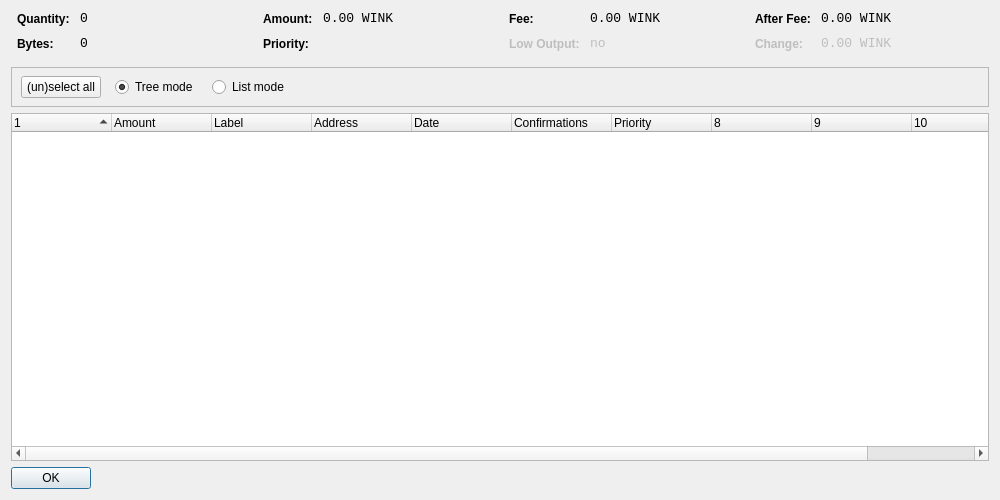
<?xml version="1.0" encoding="UTF-8"?>
<ui version="4.0">
 <class>CoinControlDialog</class>
 <widget class="QDialog" name="CoinControlDialog">
  <property name="geometry">
   <rect>
    <x>0</x>
    <y>0</y>
    <width>1000</width>
    <height>500</height>
   </rect>
  </property>
  <property name="windowTitle">
   <string>Coin Control</string>
  </property>
  <layout class="QVBoxLayout" name="verticalLayout">
   <item>
    <layout class="QHBoxLayout" name="horizontalLayoutTop" stretch="0,0,0,0">
     <property name="topMargin">
      <number>0</number>
     </property>
     <property name="bottomMargin">
      <number>10</number>
     </property>
     <item>
      <layout class="QFormLayout" name="formLayoutCoinControl1">
       <property name="horizontalSpacing">
        <number>10</number>
       </property>
       <property name="verticalSpacing">
        <number>10</number>
       </property>
       <property name="leftMargin">
        <number>6</number>
       </property>
       <property name="rightMargin">
        <number>6</number>
       </property>
       <item row="0" column="0">
        <widget class="QLabel" name="labelCoinControlQuantityText">
         <property name="styleSheet">
          <string notr="true">font-weight:bold;</string>
         </property>
         <property name="text">
          <string>Quantity:</string>
         </property>
        </widget>
       </item>
       <item row="0" column="1">
        <widget class="QLabel" name="labelCoinControlQuantity">
         <property name="font">
          <font>
           <family>Monospace</family>
           <pointsize>10</pointsize>
          </font>
         </property>
         <property name="cursor">
          <cursorShape>IBeamCursor</cursorShape>
         </property>
         <property name="contextMenuPolicy">
          <enum>Qt::ActionsContextMenu</enum>
         </property>
         <property name="text">
          <string notr="true">0</string>
         </property>
         <property name="textInteractionFlags">
          <set>Qt::LinksAccessibleByMouse|Qt::TextSelectableByKeyboard|Qt::TextSelectableByMouse</set>
         </property>
        </widget>
       </item>
       <item row="1" column="0">
        <widget class="QLabel" name="labelCoinControlBytesText">
         <property name="styleSheet">
          <string notr="true">font-weight:bold;</string>
         </property>
         <property name="text">
          <string>Bytes:</string>
         </property>
        </widget>
       </item>
       <item row="1" column="1">
        <widget class="QLabel" name="labelCoinControlBytes">
         <property name="font">
          <font>
           <family>Monospace</family>
           <pointsize>10</pointsize>
          </font>
         </property>
         <property name="cursor">
          <cursorShape>IBeamCursor</cursorShape>
         </property>
         <property name="contextMenuPolicy">
          <enum>Qt::ActionsContextMenu</enum>
         </property>
         <property name="text">
          <string notr="true">0</string>
         </property>
         <property name="textInteractionFlags">
          <set>Qt::LinksAccessibleByMouse|Qt::TextSelectableByKeyboard|Qt::TextSelectableByMouse</set>
         </property>
        </widget>
       </item>
      </layout>
     </item>
     <item>
      <layout class="QFormLayout" name="formLayoutCoinControl2">
       <property name="horizontalSpacing">
        <number>10</number>
       </property>
       <property name="verticalSpacing">
        <number>10</number>
       </property>
       <property name="leftMargin">
        <number>6</number>
       </property>
       <property name="rightMargin">
        <number>6</number>
       </property>
       <item row="0" column="0">
        <widget class="QLabel" name="labelCoinControlAmountText">
         <property name="styleSheet">
          <string notr="true">font-weight:bold;</string>
         </property>
         <property name="text">
          <string>Amount:</string>
         </property>
        </widget>
       </item>
       <item row="0" column="1">
        <widget class="QLabel" name="labelCoinControlAmount">
         <property name="font">
          <font>
           <family>Monospace</family>
           <pointsize>10</pointsize>
          </font>
         </property>
         <property name="cursor">
          <cursorShape>IBeamCursor</cursorShape>
         </property>
         <property name="contextMenuPolicy">
          <enum>Qt::ActionsContextMenu</enum>
         </property>
         <property name="text">
          <string notr="true">0.00 WINK</string>
         </property>
         <property name="textInteractionFlags">
          <set>Qt::LinksAccessibleByMouse|Qt::TextSelectableByKeyboard|Qt::TextSelectableByMouse</set>
         </property>
        </widget>
       </item>
       <item row="1" column="0">
        <widget class="QLabel" name="labelCoinControlPriorityText">
         <property name="styleSheet">
          <string notr="true">font-weight:bold;</string>
         </property>
         <property name="text">
          <string>Priority:</string>
         </property>
        </widget>
       </item>
       <item row="1" column="1">
        <widget class="QLabel" name="labelCoinControlPriority">
         <property name="font">
          <font>
           <family>Monospace</family>
           <pointsize>10</pointsize>
          </font>
         </property>
         <property name="cursor">
          <cursorShape>IBeamCursor</cursorShape>
         </property>
         <property name="contextMenuPolicy">
          <enum>Qt::ActionsContextMenu</enum>
         </property>
         <property name="text">
          <string/>
         </property>
         <property name="textInteractionFlags">
          <set>Qt::LinksAccessibleByMouse|Qt::TextSelectableByKeyboard|Qt::TextSelectableByMouse</set>
         </property>
        </widget>
       </item>
      </layout>
     </item>
     <item>
      <layout class="QFormLayout" name="formLayoutCoinControl3">
       <property name="horizontalSpacing">
        <number>10</number>
       </property>
       <property name="verticalSpacing">
        <number>10</number>
       </property>
       <property name="leftMargin">
        <number>6</number>
       </property>
       <property name="rightMargin">
        <number>6</number>
       </property>
       <item row="0" column="0">
        <widget class="QLabel" name="labelCoinControlFeeText">
         <property name="styleSheet">
          <string notr="true">font-weight:bold;</string>
         </property>
         <property name="text">
          <string>Fee:</string>
         </property>
        </widget>
       </item>
       <item row="0" column="1">
        <widget class="QLabel" name="labelCoinControlFee">
         <property name="font">
          <font>
           <family>Monospace</family>
           <pointsize>10</pointsize>
          </font>
         </property>
         <property name="cursor">
          <cursorShape>IBeamCursor</cursorShape>
         </property>
         <property name="contextMenuPolicy">
          <enum>Qt::ActionsContextMenu</enum>
         </property>
         <property name="text">
          <string notr="true">0.00 WINK</string>
         </property>
         <property name="textInteractionFlags">
          <set>Qt::LinksAccessibleByMouse|Qt::TextSelectableByKeyboard|Qt::TextSelectableByMouse</set>
         </property>
        </widget>
       </item>
       <item row="1" column="0">
        <widget class="QLabel" name="labelCoinControlLowOutputText">
         <property name="enabled">
          <bool>false</bool>
         </property>
         <property name="styleSheet">
          <string notr="true">font-weight:bold;</string>
         </property>
         <property name="text">
          <string>Low Output:</string>
         </property>
        </widget>
       </item>
       <item row="1" column="1">
        <widget class="QLabel" name="labelCoinControlLowOutput">
         <property name="enabled">
          <bool>false</bool>
         </property>
         <property name="font">
          <font>
           <family>Monospace</family>
           <pointsize>10</pointsize>
          </font>
         </property>
         <property name="cursor">
          <cursorShape>IBeamCursor</cursorShape>
         </property>
         <property name="contextMenuPolicy">
          <enum>Qt::ActionsContextMenu</enum>
         </property>
         <property name="text">
          <string notr="true">no</string>
         </property>
         <property name="textInteractionFlags">
          <set>Qt::LinksAccessibleByMouse|Qt::TextSelectableByKeyboard|Qt::TextSelectableByMouse</set>
         </property>
        </widget>
       </item>
      </layout>
     </item>
     <item>
      <layout class="QFormLayout" name="formLayoutCoinControl4">
       <property name="horizontalSpacing">
        <number>10</number>
       </property>
       <property name="verticalSpacing">
        <number>10</number>
       </property>
       <property name="leftMargin">
        <number>6</number>
       </property>
       <property name="rightMargin">
        <number>6</number>
       </property>
       <item row="0" column="0">
        <widget class="QLabel" name="labelCoinControlAfterFeeText">
         <property name="styleSheet">
          <string notr="true">font-weight:bold;</string>
         </property>
         <property name="text">
          <string>After Fee:</string>
         </property>
        </widget>
       </item>
       <item row="0" column="1">
        <widget class="QLabel" name="labelCoinControlAfterFee">
         <property name="font">
          <font>
           <family>Monospace</family>
           <pointsize>10</pointsize>
          </font>
         </property>
         <property name="cursor">
          <cursorShape>IBeamCursor</cursorShape>
         </property>
         <property name="contextMenuPolicy">
          <enum>Qt::ActionsContextMenu</enum>
         </property>
         <property name="text">
          <string notr="true">0.00 WINK</string>
         </property>
         <property name="textInteractionFlags">
          <set>Qt::LinksAccessibleByMouse|Qt::TextSelectableByKeyboard|Qt::TextSelectableByMouse</set>
         </property>
        </widget>
       </item>
       <item row="1" column="0">
        <widget class="QLabel" name="labelCoinControlChangeText">
         <property name="enabled">
          <bool>false</bool>
         </property>
         <property name="styleSheet">
          <string notr="true">font-weight:bold;</string>
         </property>
         <property name="text">
          <string>Change:</string>
         </property>
        </widget>
       </item>
       <item row="1" column="1">
        <widget class="QLabel" name="labelCoinControlChange">
         <property name="enabled">
          <bool>false</bool>
         </property>
         <property name="font">
          <font>
           <family>Monospace</family>
           <pointsize>10</pointsize>
          </font>
         </property>
         <property name="cursor">
          <cursorShape>IBeamCursor</cursorShape>
         </property>
         <property name="contextMenuPolicy">
          <enum>Qt::ActionsContextMenu</enum>
         </property>
         <property name="text">
          <string notr="true">0.00 WINK</string>
         </property>
         <property name="textInteractionFlags">
          <set>Qt::LinksAccessibleByMouse|Qt::TextSelectableByKeyboard|Qt::TextSelectableByMouse</set>
         </property>
        </widget>
       </item>
      </layout>
     </item>
    </layout>
   </item>
   <item>
    <widget class="QFrame" name="frame">
     <property name="minimumSize">
      <size>
       <width>0</width>
       <height>40</height>
      </size>
     </property>
     <property name="frameShape">
      <enum>QFrame::StyledPanel</enum>
     </property>
     <property name="frameShadow">
      <enum>QFrame::Sunken</enum>
     </property>
     <widget class="QWidget" name="horizontalLayoutWidget">
      <property name="geometry">
       <rect>
        <x>10</x>
        <y>0</y>
        <width>781</width>
        <height>41</height>
       </rect>
      </property>
      <layout class="QHBoxLayout" name="horizontalLayoutPanel" stretch="0,0,0,0,0">
       <property name="spacing">
        <number>14</number>
       </property>
       <item>
        <widget class="QPushButton" name="pushButtonSelectAll">
         <property name="sizePolicy">
          <sizepolicy hsizetype="Maximum" vsizetype="Fixed">
           <horstretch>0</horstretch>
           <verstretch>0</verstretch>
          </sizepolicy>
         </property>
         <property name="text">
          <string>(un)select all</string>
         </property>
        </widget>
       </item>
       <item>
        <widget class="QRadioButton" name="radioTreeMode">
         <property name="sizePolicy">
          <sizepolicy hsizetype="Maximum" vsizetype="Fixed">
           <horstretch>0</horstretch>
           <verstretch>0</verstretch>
          </sizepolicy>
         </property>
         <property name="text">
          <string>Tree mode</string>
         </property>
         <property name="checked">
          <bool>true</bool>
         </property>
        </widget>
       </item>
       <item>
        <widget class="QRadioButton" name="radioListMode">
         <property name="sizePolicy">
          <sizepolicy hsizetype="Maximum" vsizetype="Fixed">
           <horstretch>0</horstretch>
           <verstretch>0</verstretch>
          </sizepolicy>
         </property>
         <property name="text">
          <string>List mode</string>
         </property>
        </widget>
       </item>
       <item>
        <spacer name="horizontalSpacer">
         <property name="orientation">
          <enum>Qt::Horizontal</enum>
         </property>
         <property name="sizeHint" stdset="0">
          <size>
           <width>40</width>
           <height>20</height>
          </size>
         </property>
        </spacer>
       </item>
      </layout>
     </widget>
    </widget>
   </item>
   <item>
    <widget class="CoinControlTreeWidget" name="treeWidget">
     <property name="contextMenuPolicy">
      <enum>Qt::CustomContextMenu</enum>
     </property>
     <property name="sortingEnabled">
      <bool>false</bool>
     </property>
     <property name="columnCount">
      <number>11</number>
     </property>
     <attribute name="headerShowSortIndicator" stdset="0">
      <bool>true</bool>
     </attribute>
     <attribute name="headerStretchLastSection">
      <bool>false</bool>
     </attribute>
     <column>
      <property name="text">
       <string/>
      </property>
     </column>
     <column>
      <property name="text">
       <string>Amount</string>
      </property>
     </column>
     <column>
      <property name="text">
       <string>Label</string>
      </property>
     </column>
     <column>
      <property name="text">
       <string>Address</string>
      </property>
     </column>
     <column>
      <property name="text">
       <string>Date</string>
      </property>
     </column>
     <column>
      <property name="text">
       <string>Confirmations</string>
      </property>
      <property name="toolTip">
       <string>Confirmed</string>
      </property>
     </column>
     <column>
      <property name="text">
       <string>Priority</string>
      </property>
     </column>
     <column>
      <property name="text">
       <string/>
      </property>
     </column>
     <column>
      <property name="text">
       <string/>
      </property>
     </column>
     <column>
      <property name="text">
       <string/>
      </property>
     </column>
     <column>
      <property name="text">
       <string/>
      </property>
     </column>
    </widget>
   </item>
   <item>
    <widget class="QDialogButtonBox" name="buttonBox">
     <property name="sizePolicy">
      <sizepolicy hsizetype="Maximum" vsizetype="Fixed">
       <horstretch>0</horstretch>
       <verstretch>0</verstretch>
      </sizepolicy>
     </property>
     <property name="orientation">
      <enum>Qt::Horizontal</enum>
     </property>
     <property name="standardButtons">
      <set>QDialogButtonBox::Ok</set>
     </property>
    </widget>
   </item>
  </layout>
 </widget>
 <customwidgets>
  <customwidget>
   <class>CoinControlTreeWidget</class>
   <extends>QTreeWidget</extends>
   <header>coincontroltreewidget.h</header>
  </customwidget>
 </customwidgets>
 <resources/>
 <connections/>
</ui>
